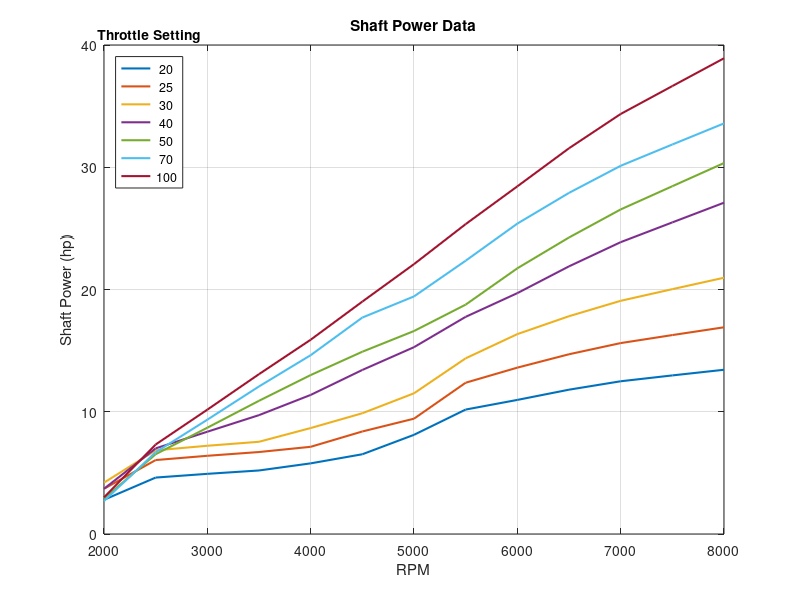
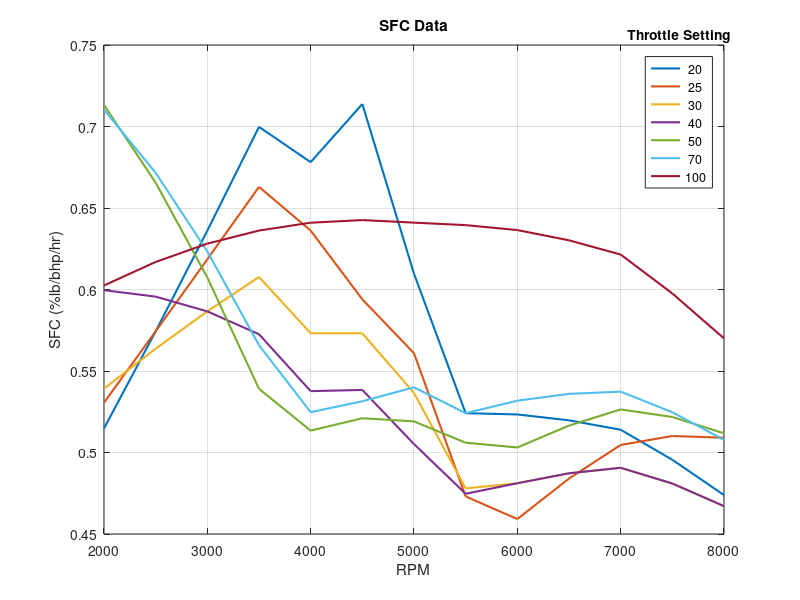

Recreate these plots in MATLAB, in order.
%General Data
power_settings = [20, 25, 30, 40, 50, 70, 100];
RPMs = 2000:500:8000;%Adjusting the RPMS aray based on the rpm range of AR731 data
RPM_pseudo = 3000:500:6500;% the data from ar 731 file was picked for after 3000 for some reason
%Introducing the AR 731 data:
RPM_partials = [2870.712401055409, 3010.52631600000,3500,4005.26315800000,4510.52631600000,5000,5505.26315800000,5978.94736800000,6484.21052600000,6989.47368400000,7510.52631600000,7984.21052600000];
Power_AR_731_original = [9.35361216730038, 10.1140684400000,12.9277566500000,15.7414448700000,18.8593155900000,21.8250950600000,25.0950570300000,27.9847908700000,31.1026616000000,33.9163498100000,36.2737642600000,38.4030418300000].*(38/37.57);%bhp
Power_AR_731_extrapolated = interp1(RPM_partials,Power_AR_731_original, RPMs,'cubic','extrap');%Hp
%Introducing the TOA data  
%SHAFT POWER DATA
Power_TOA = [[3.0, 3.1, 3.2, 3.5, 4.3, 5.1, 5.4, 5.5]
            [3.9, 4.0, 3.95, 4.5, 5.0, 6.2, 6.7, 6.85]
            [4.4, 4.5, 4.8, 5.3, 6.1, 7.2, 8.05, 8.3]
            [5.1, 5.8, 6.3, 7.2, 8.1, 8.9, 9.7, 10.2]
            [5.3, 6.5, 7.2, 8.0, 8.8, 9.4, 10.7, 11.3]
            [5.7, 7.2, 8.1, 9.5, 10.3, 11.2, 12.5, 13]
            [6.2, 7.8, 8.8, 10.2, 11.7, 12.7, 14, 14.7]];

for i = 1:1:length(Power_TOA(:,1))
    P_Temp(i,:) =  interp1(RPM_pseudo,Power_TOA(i,:),RPMs,'linear','extrap');
end
%Normalizing the arrays
for i = 1:1:length(P_Temp(1,:))  
    P_Temp_normal(:,i) = P_Temp(:,i)./P_Temp(end,i);
end
%Now multiplying with the AR 731 data which is later to be
%converted to kW
%multiplication feasible
figure(1)
for i = 1:1:length(P_Temp_normal(:,1))  
    P_TPS_hp(i,:) = (((P_Temp_normal(i,:)).*(Power_AR_731_extrapolated)));
     plot(RPMs, P_TPS_hp(i,:), 'LineWidth',1.5);hold on
end
P_TPS = (1/1.34102)*P_TPS_hp; %kW
l1 = legend(num2str(power_settings'),'Location','NorthWest'); xlabel('RPM');ylabel('Shaft Power (hp)')
title('Shaft Power Data');grid on
title(l1,'Throttle Setting')


%BRAKE SPECIFIC FUEL CONSUMPTION DATA
%Introducing the AR 731 data:
RPM_partial = [4010.55409000000,4501.31926100000,4992.08443300000,5498.68073900000,6005.27704500000,6496.04221600000,7018.46965700000,7525.06596300000,8000];
SFC_AR_731_original = [0.628787879000000,0.630303030000000,0.628787879000000,0.627272727000000,0.624242424000000,0.618181818000000,0.609090909000000,0.584848485000000,0.559090909000000].*(0.57/0.5591);
SFC_AR_731_extrapolated = interp1(RPM_partial,SFC_AR_731_original, RPMs,'cubic','extrap');%lb/bhp hr

%Introducing the TOA data  
SFC_TOA = [[398, 418, 420, 411, 350, 318, 310, 320]
            [387, 396, 394, 342, 322, 287, 272, 298]
            [367, 363, 355, 330, 308, 290, 285, 300]
            [367, 342, 333, 310, 290, 288, 285, 300]
            [380, 322, 318, 300, 298, 307, 298, 318]
            [390, 338, 325, 306, 310, 318, 315, 330]
            [393, 380, 397, 370, 368, 388, 377, 388]];   %g/kWh
%  figure(2)
for i = 1:1:length(Power_TOA(:,1))  
    SFC_Temp(i,:) =  interp1(RPM_pseudo,SFC_TOA(i,:),RPMs,'linear','extrap');
%      plot(RPMs,SFC_Temp(i,:),'LineWidth',1.5);hold on
end
% legend(num2str(power_settings'))
%we now have to normalize the entire original BSFC_temp array using the 
%last value for each column.
for i = 1:1:length(SFC_Temp(1,:))  
    SFC_Temp_normal(:,i) = SFC_Temp(:,i)./SFC_Temp(end,i);
end
%With the normmalized matrix and the SFC array available, we can
%finally move onto multiplying them both. We use a similar method as we did
%for power
figure(2)
for i = 1:1:length(SFC_Temp_normal(:,1))
    SFC_TPS_lb_bhp_hr(i,:) = SFC_Temp_normal(i,:).*SFC_AR_731_extrapolated;%lb/bhp/hr
    plot(RPMs, SFC_TPS_lb_bhp_hr(i,:), 'LineWidth',1.5);hold on
end
BSFC_TPS = SFC_TPS_lb_bhp_hr*608.27738784; %g/kWh
l2 = legend(num2str(power_settings'),'Location','NorthEast'); xlabel('RPM');ylabel('SFC (%lb/bhp/hr)')
title('SFC Data');grid on
title(l2,'Throttle Setting')

